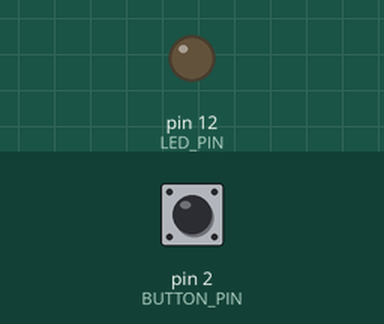
Recording of a sketch running on a simulated Arduino Uno, built with avr-gcc and run on an emulated ATmega328P. On the bench: output pins drawn as LEDs (lit = HIGH). Inputs (shaded band) come from the test bench; at power-on: pin 2 (BUTTON_PIN) LOW.

Above: at 1.2 s.
1.3 s: pin 2 (BUTTON_PIN) pulled HIGH for 0.15 s
At 1.37 s:
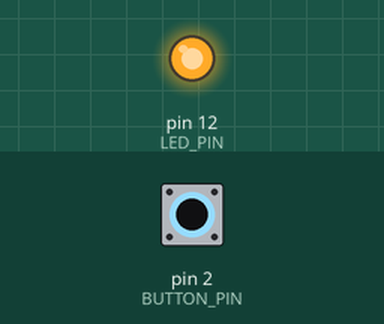
2.9 s: pin 2 (BUTTON_PIN) pulled HIGH for 3.2 s
At 6.7 s:
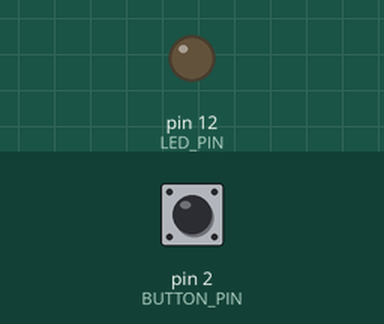
Timing chart, 0 to 8.2 s (numbered marks = the images above; inputs shaded):
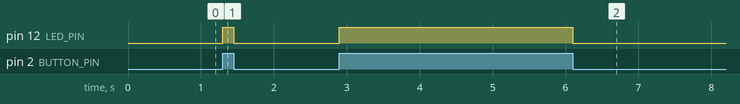

Measured:
- after the input at 1.3 s, pin 12 (LED_PIN): LOW → HIGH at once, → LOW 0.15 s later
- after the input at 2.9 s, pin 12 (LED_PIN): LOW → HIGH at once, → LOW 3.2 s later

The sketch:

ButtonLED.ino
```cpp
#define LED_PIN 12
#define BUTTON_PIN 2

void setup() {
  pinMode(LED_PIN, OUTPUT);
  pinMode(BUTTON_PIN, INPUT);

  digitalWrite(LED_PIN, digitalRead(BUTTON_PIN));
}

void loop() {
  digitalWrite(LED_PIN, digitalRead(BUTTON_PIN));
}
```
